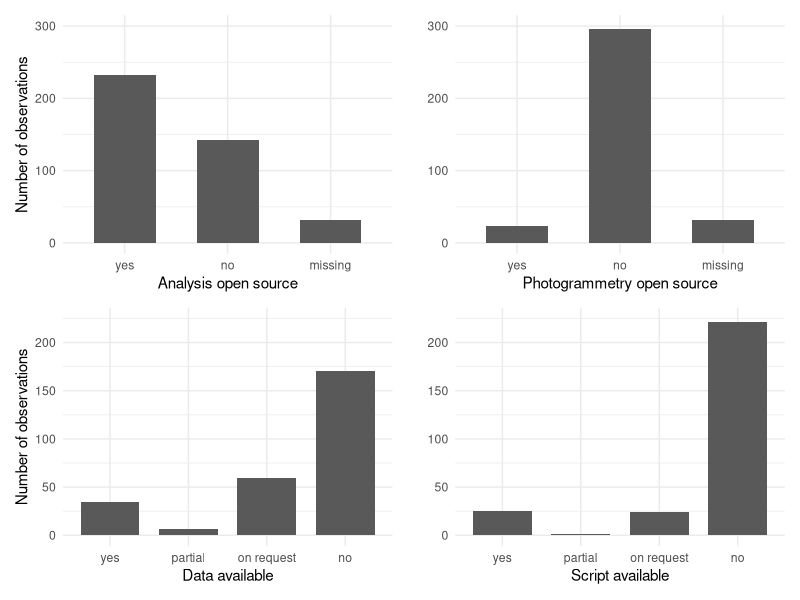
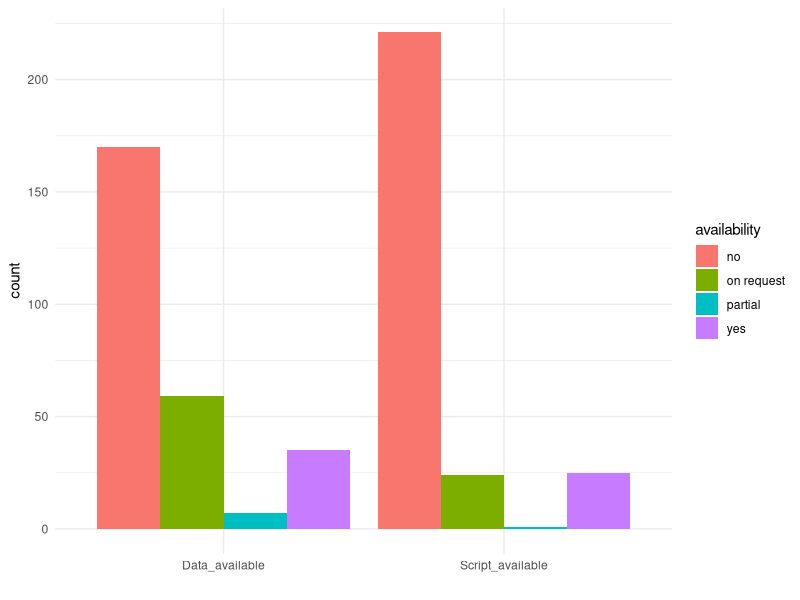
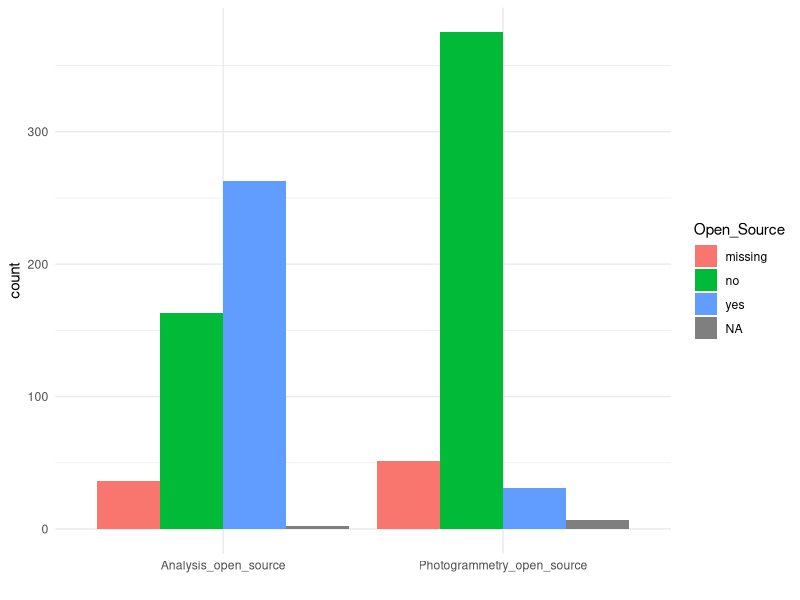

Here is the R script that generated these plots, in order:
### load packages

library(tidyverse)
library(ggplot2)
library(readxl)
library(patchwork)

################################################################################

### directly read the excel file. no need for two files: 
excel <- read_excel("data/data_extraction/data_extraction_final.xlsx", skip = 1, na = c("","NA"))
meta <- excel[,c(2:10,18:20,39:41)]
data <- excel[,c(2,11:17,21:37)]


### delete now empty rows to receive a "true" metadata table for our 272 articles
meta <- filter(meta, !(is.na(Title)))

### make variables into factors
str(meta)
meta[,c(2,6,8:14)] <- meta[,c(2,6,8:14)] |>
  mutate_if(sapply(meta[,c(2,6,8:14)], is.character), as.factor)


str(data)
data[,c(2:7,9:13,15:25)] <- data[,c(2:7,9:13,15:25)] |>
  mutate_if(sapply(data[,c(2:7,9:13,15:25)], is.character), as.factor)



################################################################################


### make some small plots for open source and reproducibility

### first change the levels of the factors 

data$Analysis_open_source <- factor(data$Analysis_open_source,
                                    levels = c("yes", "no", "missing"))

data$Photogrammetry_open_source <- factor(data$Photogrammetry_open_source,
                                          levels = c("yes", "no", "missing"))

meta$Data_available <- factor(meta$Data_available,
                              levels = c("yes", "partial", "on request","no"))

meta$Script_available <- factor(meta$Script_available,
                                levels = c("yes", "partial", "on request","no"))

ana <- ggplot(data[!(is.na(data$Analysis_open_source)),], aes(x= Analysis_open_source))+
  geom_bar(width = 0.6)+
  theme_minimal()+
  labs(x = "Analysis open source", y = "Number of observations")+
  ylim(0,300)

pho <- ggplot(data[!(is.na(data$Photogrammetry_open_source)),], aes(x= Photogrammetry_open_source))+
  geom_bar(width = 0.6)+
  theme_minimal()+
  labs(x = "Photogrammetry open source", y = "")+
  ylim(0,300)

scr <- ggplot(meta[!(is.na(meta$Script_available)),], aes(x= Script_available))+
  geom_bar(width = 0.75)+
  theme_minimal()+
  labs(x = "Script available", y = "")+
  ylim(0,225)

dat <- ggplot(meta[!(is.na(meta$Data_available)),], aes(x= Data_available))+
  geom_bar(width = 0.75)+
  theme_minimal()+
  labs(x = "Data available", y = "Number of observations")+
  ylim(0,225)

### try to make the width the same for all plots despite having 3 or 4 categories

(ana | pho )/( dat | scr)

#ggsave("figures/reproducibility.pdf", width = 14, height = 12, units = "cm")

################################################################################

















repro <- excel |>
  select(DOI, Data_available, Script_available) |>
  filter(!(is.na(Script_available)))


repro |> 
  tidyr::pivot_longer(
    cols = -DOI,
    names_to = "data_or_script",
    values_to = "availability"
  ) |> 
  ggplot(aes(x = data_or_script, fill = availability))+
  geom_bar(position = "dodge")+
  theme_minimal()+
  labs(x = "", y = "count")



open <- excel |>
  select(DOI, Photogrammetry_open_source, Analysis_open_source) |>
  filter(!(is.na(Photogrammetry_open_source) & is.na(Analysis_open_source))) |>
  group_by(DOI) |>
  fill(Photogrammetry_open_source,.direction = "down") |>
  fill(Analysis_open_source,.direction = "down")



open |> 
  tidyr::pivot_longer(
    cols = -DOI,
    names_to = "test",
    values_to = "Open_Source"
  ) |> 
  ggplot(aes(x = test, fill = Open_Source))+
  geom_bar(position = "dodge")+
  theme_minimal()+
  labs(x = "", y = "count")

table(data$Photogrammetry_open_source)
table(data$Analysis_open_source)
table(meta$Script_available)
table(meta$Data_available)
